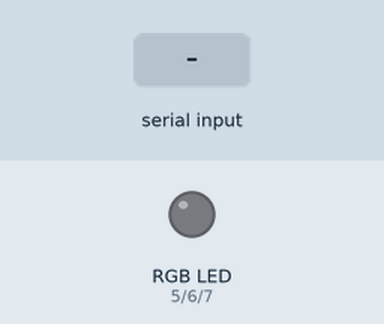
The sketch below on a simulated Arduino Uno, built with avr-gcc and run on an emulated ATmega328P. Shown: an RGB LED mixed from three pins (HIGH = lit). The inputs (shaded band) are chosen by the test bench. Dim RGB values are drawn brighter than linear.

Above: at 1.2 s.
1.3 s: "90,45,200\n" received over Serial
At 1.9 s:
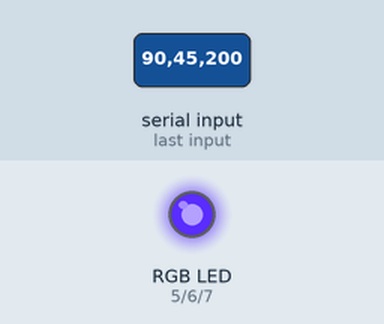
2.8 s: "30,150,10\n" received over Serial
At 3.1 s:
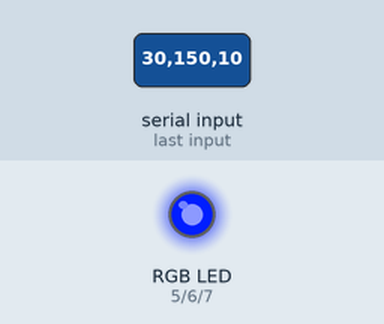
5.8 s: "90,45\n" received over Serial
At 7.3 s:
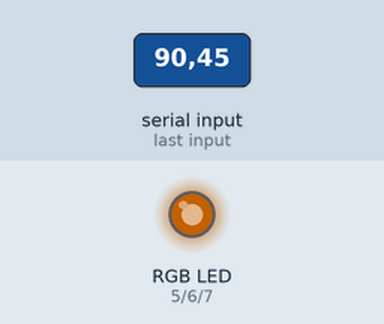
8.2 s: "30,150\n" received over Serial
At 10.3 s:
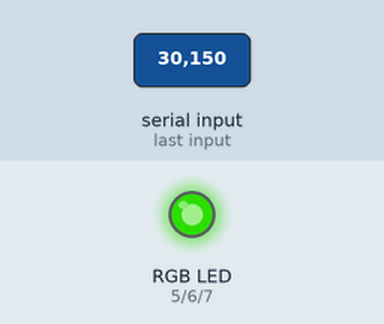
10.7 s: "90\n" received over Serial
At 13.4 s:
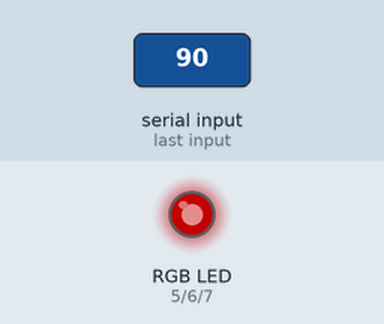
13.7 s: "200\n" received over Serial
At 16.5 s:
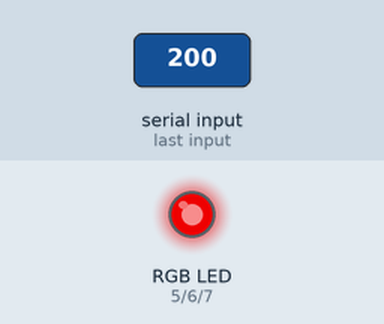
Timing chart, 0 to 17.7 s (numbered marks = the images above; inputs shaded):
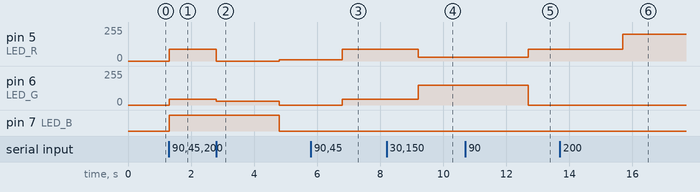

Measured:
- after the input at 1.3 s, pin 5 (LED_R): 0/255 → 90/255 at once; pin 6 (LED_G): 0/255 → 45/255 at once; pin 7 (LED_B): LOW → HIGH at once
- after the input at 2.8 s, pin 5 (LED_R): 90/255 → 0/255 after 0.00 s instead of 1.5 s; pin 6 (LED_G): 45/255 → 30/255 at once, → 0/255 2.0 s later; pin 7 (LED_B): HIGH → LOW after 2.0 s instead of 1.5 s
- after the input at 5.8 s, pin 5 (LED_R): 10/255 → 90/255 after 1.0 s; pin 6 (LED_G): 0/255 → 45/255 after 1.0 s
- after the input at 8.2 s, pin 5 (LED_R): 90/255 → 30/255 after 1.0 s; pin 6 (LED_G): 45/255 → 150/255 after 1.0 s
- after the input at 10.7 s, pin 5 (LED_R): 30/255 → 90/255 after 2.0 s; pin 6 (LED_G): 150/255 → 0/255 after 2.0 s
- after the input at 13.7 s, pin 5 (LED_R): 90/255 → 200/255 after 2.0 s

The sketch:

monitor_RGB.ino
```cpp
#include <Arduino.h>

#define LED_R 5
#define LED_G 6
#define LED_B 7

void setup() {
  Serial.begin(115200);

  pinMode(LED_R, OUTPUT);
  pinMode(LED_G, OUTPUT);
  pinMode(LED_B, OUTPUT);

  analogWrite(LED_R, 0);
  analogWrite(LED_G, 0);
  analogWrite(LED_B, 0);
}

void loop() {
  if (Serial.available()) {
    int r = Serial.parseInt();
    int g = Serial.parseInt();
    int b = Serial.parseInt();

    r = constrain(r, 0, 255);
    g = constrain(g, 0, 255);
    b = constrain(b, 0, 255);

    analogWrite(LED_R, r);
    analogWrite(LED_G, g);
    analogWrite(LED_B, b);
  }
}
```
